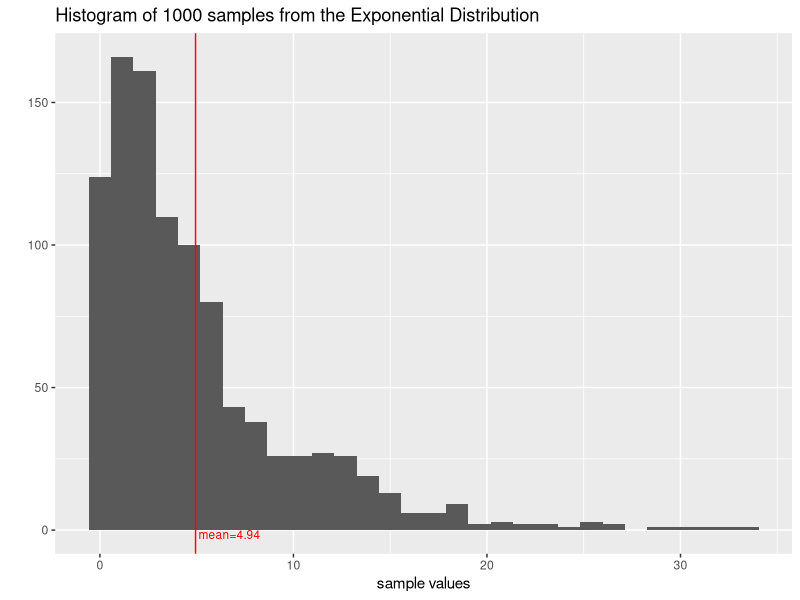
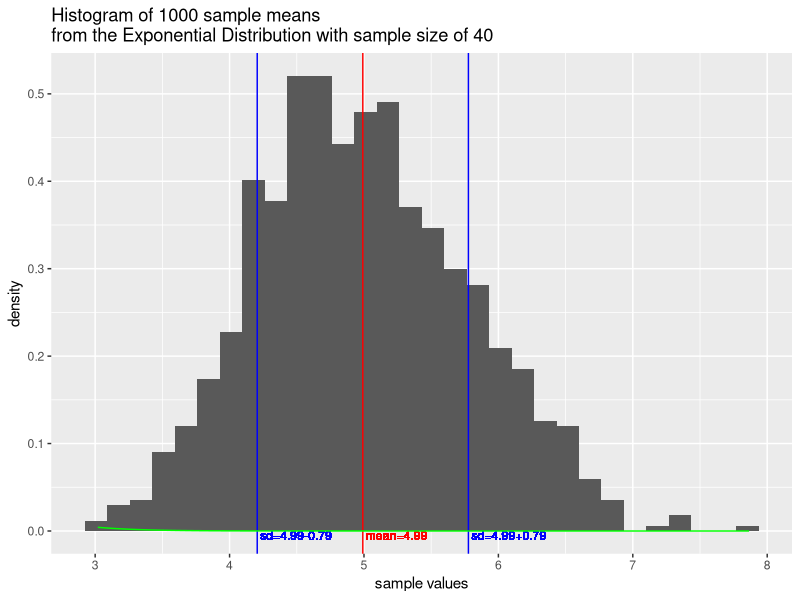

Write the R code that produced these figures, in order.
## ---- chunk 1
library(ggplot2)
setwd("~/../datascience/StatisticalInferenceProject")

lambda <- .2
n <- 1000
n_samples <- 40
## ---- chunk 2
set.seed(35)
samples <- rexp(n, lambda)
## ---- chunk 3
meanlabel <- paste(" mean=",round(mean(samples),2),sep="")
gg <- qplot(samples) + 
    geom_vline(xintercept=mean(samples), color="red") + 
    geom_text(aes(x=mean(samples), y=0, label=meanlabel),
              colour="red", vjust=1, hjust=0, size=3) +
    labs(x="sample values") + 
    labs(title=paste("Histogram of", n, "samples from the Exponential",
                     "Distribution"))
print(gg)
## ---- chunk 4
means <- NULL # bad memory management, consider preallocating
set.seed(19)
for (i in 1:n) means <- c(means, mean(rexp(n_samples,lambda)))
## ---- chunk 5
mean_means <- mean(means)
sd_means <- mean(means) + c(-1,1)*sd(means)

meanlabel <- paste(" mean=", round(mean_means,2),sep="")
sdlabel <- c(paste(" sd=",round(mean_means,2), "-", 
                   round(sd(means),2),sep=""), 
             paste(" sd=",round(mean_means,2), "+", 
                   round(sd(means),2),sep=""))
df <- data.frame(x = means)
gg <- ggplot(df, aes(x = x)) + 
    geom_histogram(aes(y = ..density..)) +
    geom_vline(xintercept=mean_means, color="red") + 
    geom_text(aes(x=mean(means), y=0, label=meanlabel),
              colour="red", vjust=1, hjust=0, size=3) +
    geom_vline(xintercept=sd_means, color="blue") + 
    geom_text(aes(x=sd_means[1], y=0, label=sdlabel[1]),
              colour="blue", vjust=1, hjust=0, size=3) + 
    geom_text(aes(x=sd_means[2], y=0, label=sdlabel[2]),
              colour="blue", vjust=1, hjust=0, size=3) + 
    stat_function(geom="line", fun=dnorm, colour = "green",
                  arg=list(mean=mean(means), sd=sd(means))) +
    labs(x="sample values") + 
    labs(title=paste("Histogram of", n, "sample means \nfrom the Exponential",
                     "Distribution with sample size of", n_samples))
print(gg)
## ---- chunk 6
1/lambda
## ---- chunk 7
round((1/lambda)/sqrt(n_samples),3)
